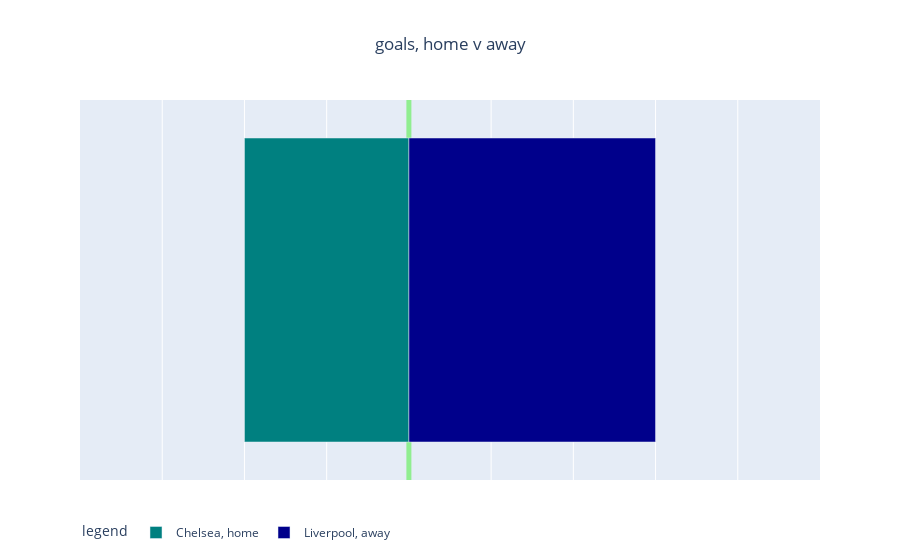

This figure's notebook cell:
### Code cell
mask1 = ( home["team_long_name"]=="Chelsea" )
mask2 = ( away["team_long_name"]=="Liverpool" )

score_output(home, away, mask1, mask2)

### Figure 1 — Plotly figure (JSON) as saved in the notebook; plotly's stock layout.template omitted (floating-point values rounded to 4 significant figures)
{"data": [{"customdata": [[[2]]], "hovertemplate": "Goals: %{customdata}", "marker": {"color": ["teal"]}, "name": "Chelsea, home", "orientation": "h", "type": "bar", "x": [-2], "y": ["A"]}, {"customdata": [[[3]]], "hovertemplate": "Goals: %{customdata}", "marker": {"color": ["darkblue"]}, "name": "Liverpool, away", "orientation": "h", "type": "bar", "x": [3], "y": ["A"]}], "layout": {"autosize": true, "barmode": "relative", "legend": {"orientation": "h", "title": {"text": "legend"}}, "title": {"text": "goals, home v away", "x": 0.5}, "xaxis": {"range": [-4, 5], "showticklabels": false, "type": "linear", "zerolinecolor": "lightgreen", "zerolinewidth": 5}, "yaxis": {"autorange": true, "range": [-0.5, 0.5], "showticklabels": false, "type": "category"}}}
